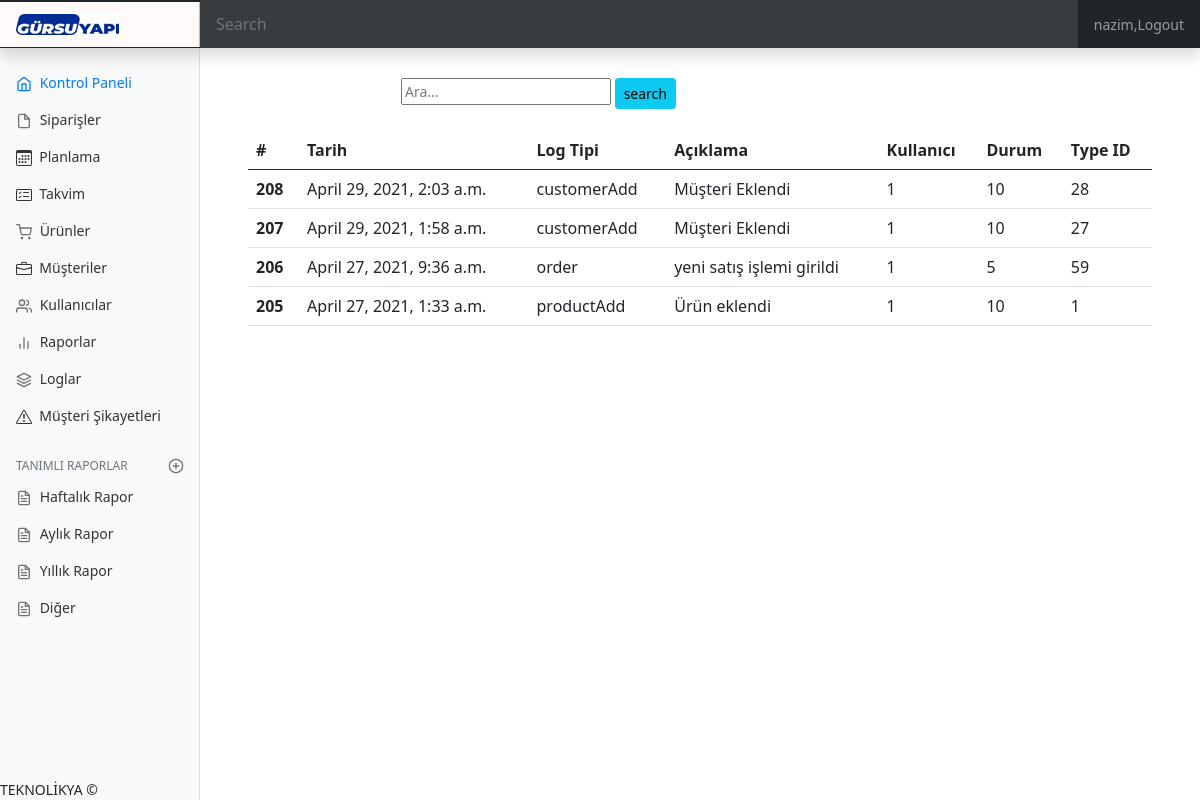
Page /user/logView/ (signed in) on the earlier database version.
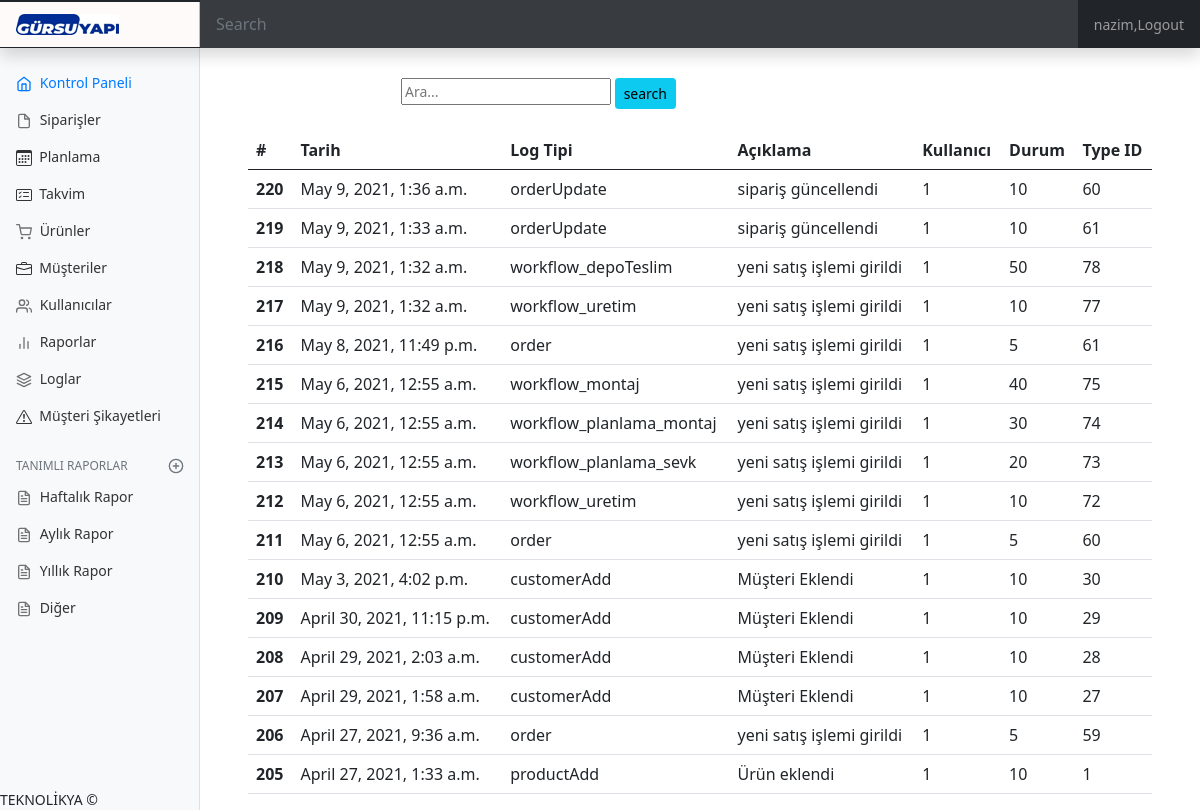
Same page on the later database version.
### user/models.py (models this page shows)
class Logging(models.Model):
    date = models.DateTimeField( auto_now=True)
    user = models.ForeignKey(User,on_delete=models.CASCADE)
    log_type = models.CharField(max_length=20,verbose_name="Açıklama",default="genel")
    type_id = models.IntegerField(verbose_name="Order ID",default=1)
    aciklama = models.CharField(max_length=100,verbose_name="Açıklama")
    status = models.CharField(max_length=3, verbose_name="Status",default="10",blank=True,null=True)

### user/views.py (the view)
# urls.py: path('logView/', views.logView, name='logView'),
@login_required(login_url='/user/login/')
@permission_required('user.log_listeleme',login_url='/user/yetkiYok/')
def logView(request):
    keyword = request.GET.get("keyword")
    if keyword:
        loglar = Logging.objects.filter(aciklama__contains = keyword).order_by('date') | Logging.objects.filter(log_type__contains=keyword).order_by('date')
    else:
        loglar = Logging.objects.all().order_by('-date')
    return  render(request,"loglar.html",{'loglar':loglar})

### templates/loglar.html (shortened to what this page needs)
{% extends "layout.html" %}
{% block body %}
<div class="row">
  <div class="row mb-2">
    <div class="col-md-6" align="right">
      <form>
          <input type="text" name="keyword" class="input-sm" placeholder="Ara...">
          <button type="submit" class="btn btn-info btn-sm"> search</button>
      </form>
    </div>
  </div>
</div>
    <table class="table">
        <thead>
          <tr>
            <th scope="col">#</th>
            <th scope="col">Tarih</th>
            <th scope="col">Log Tipi</th>
            <th scope="col">Açıklama</th>
            <th scope="col">Kullanıcı</th>
            <th scope="col">Durum</th>
            <th scope="col">Type ID</th>
          </tr>
        </thead>
        <tbody>
            {% for log in loglar %}
              <tr>
                <th scope="row">{{log.id}}</th>
                <td scope="row">{{log.date}}</a></td>
                <td scope="row">{{log.log_type}}</td>
                <td scope="row">{{log.aciklama}}</td>
                <td scope="row">{{log.user_id}}</td>
                <td scope="row">{{log.status}}</td>
                <td scope="row">{{log.type_id}}</td>
              </tr>
            {% endfor %}
        </tbody>
      </table>
</div>
{% endblock body %}

Differences in the rows shown:
added Logging: id "220", date "May 9, 2021, 1:36 a.m.", log_type "orderUpdate", aciklama "sipariş güncellendi", user_id "1", status "10", type_id "60"
added Logging: id "219", date "May 9, 2021, 1:33 a.m.", log_type "orderUpdate", aciklama "sipariş güncellendi", user_id "1", status "10", type_id "61"
added Logging: id "218", date "May 9, 2021, 1:32 a.m.", log_type "workflow_depoTeslim", aciklama "yeni satış işlemi girildi", user_id "1", status "50", type_id "78"
added Logging: id "217", date "May 9, 2021, 1:32 a.m.", log_type "workflow_uretim", aciklama "yeni satış işlemi girildi", user_id "1", status "10", type_id "77"
added Logging: id "216", date "May 8, 2021, 11:49 p.m.", log_type "order", aciklama "yeni satış işlemi girildi", user_id "1", status "5", type_id "61"
added Logging: id "215", date "May 6, 2021, 12:55 a.m.", log_type "workflow_montaj", aciklama "yeni satış işlemi girildi", user_id "1", status "40", type_id "75"
added Logging: id "214", date "May 6, 2021, 12:55 a.m.", log_type "workflow_planlama_montaj", aciklama "yeni satış işlemi girildi", user_id "1", status "30", type_id "74"
added Logging: id "213", date "May 6, 2021, 12:55 a.m.", log_type "workflow_planlama_sevk", aciklama "yeni satış işlemi girildi", user_id "1", status "20", type_id "73"
added Logging: id "212", date "May 6, 2021, 12:55 a.m.", log_type "workflow_uretim", aciklama "yeni satış işlemi girildi", user_id "1", status "10", type_id "72"
added Logging: id "211", date "May 6, 2021, 12:55 a.m.", log_type "order", aciklama "yeni satış işlemi girildi", user_id "1", status "5", type_id "60"
added Logging: id "210", date "May 3, 2021, 4:02 p.m.", log_type "customerAdd", aciklama "Müşteri Eklendi", user_id "1", status "10", type_id "30"
added Logging: id "209", date "April 30, 2021, 11:15 p.m.", log_type "customerAdd", aciklama "Müşteri Eklendi", user_id "1", status "10", type_id "29"
